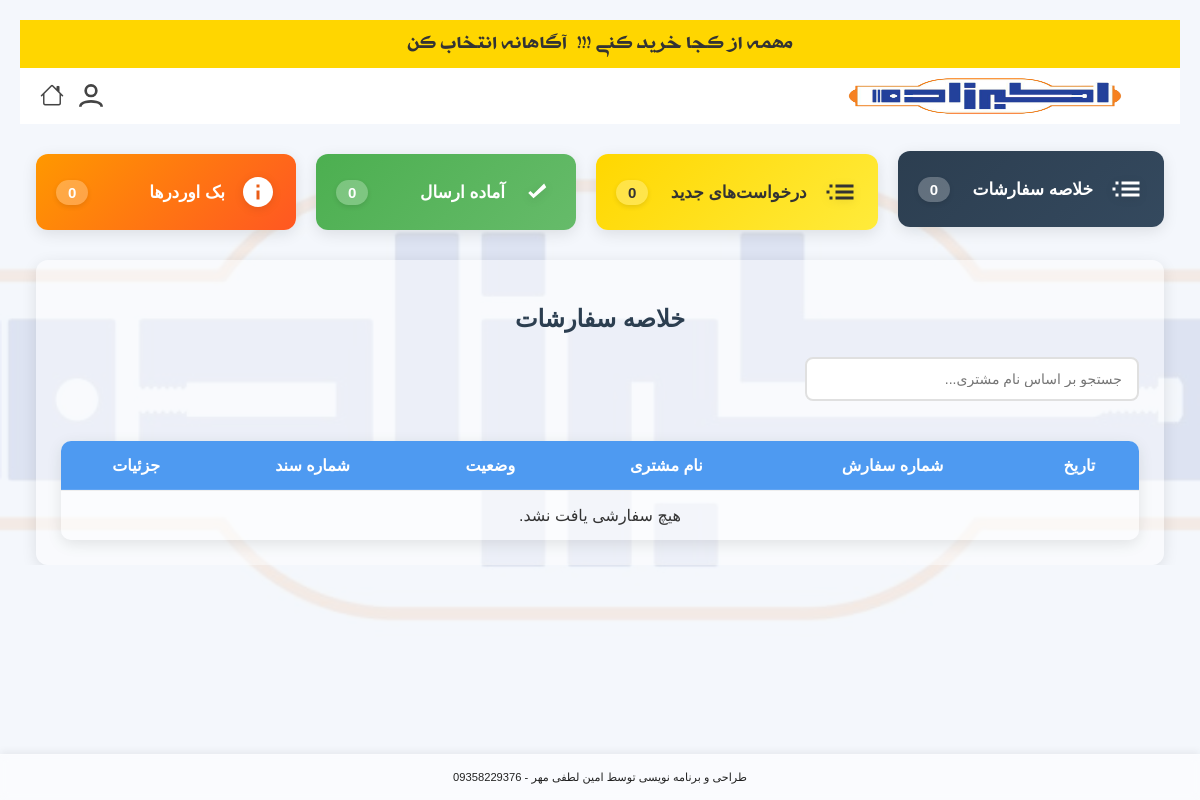
Page /warehouse/ (signed in) on the earlier database version.
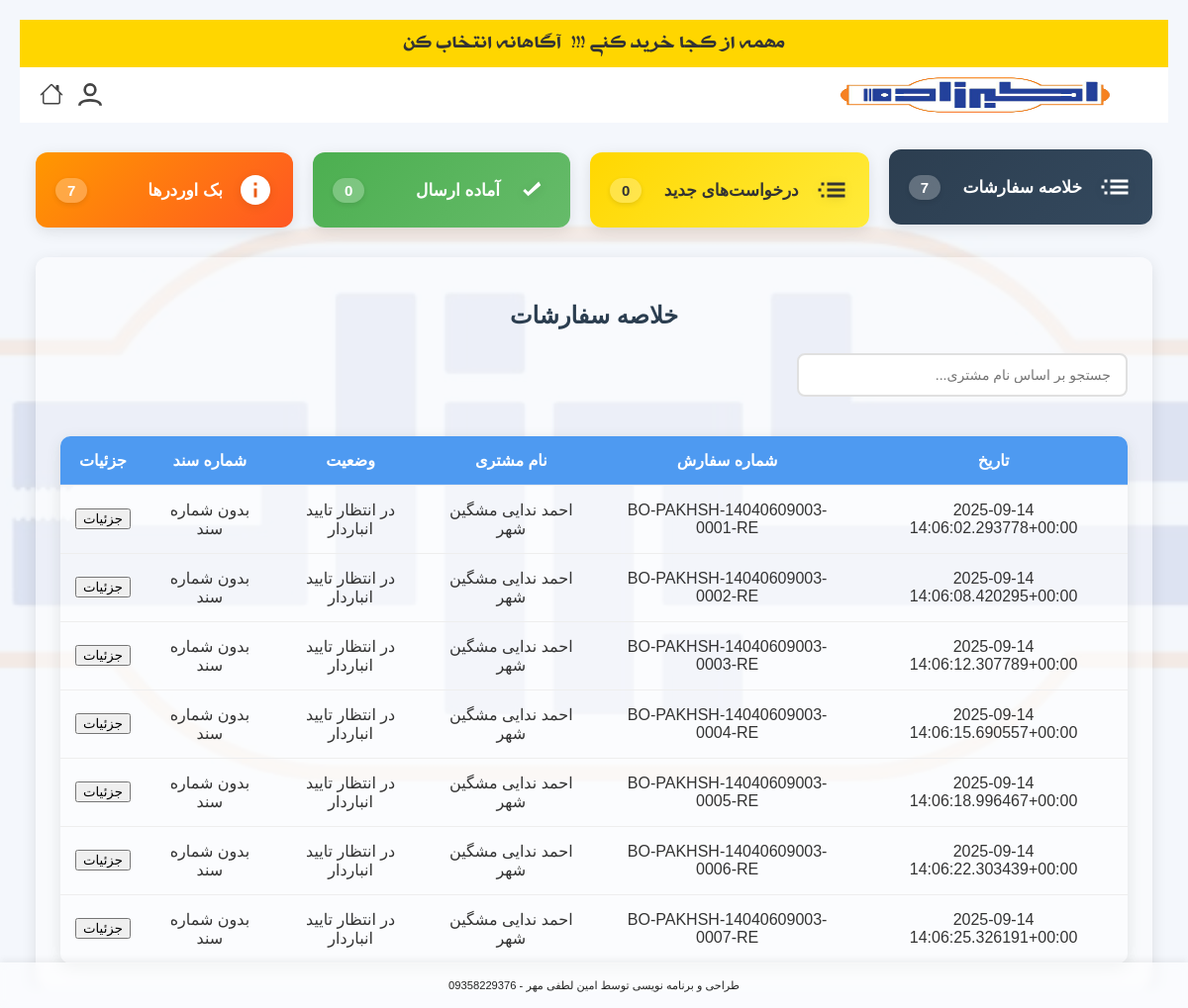
Same page on the later database version.
### products/models.py (models this page shows, shortened)
class Order(models.Model):
    STATUS_CHOICES = [
        ('cart', 'سبد خرید'),
        ('pending', 'در انتظار تأیید'),
        ('warehouse', 'ارسال شده به انبار'),
        ('ready', 'آماده تحویل'),
        ('delivered', 'تحویل داده شده'),
        ('parent', 'تفکیک شده به انبارها'),
        ('completed', 'نهایی شده'),
        ('backorder', 'در انتظار موجودی'),
        ('waiting_for_customer_shipment', 'در انتظار ارسال به مشتری'),
        ('sent_to_warehouse', ' ارسال شده به انبار از بک اوردر'),
        ('waiting_for_warehouse_confirmation', 'در انتظار تایید انباردار'),
        ('shipped', 'ارسال شده'),
    ]
    order_number = models.CharField(
        max_length=100,
        unique=True,
        verbose_name="شماره درخواست",
        blank=True,
        null=True
    )
    document_number = models.CharField(
        max_length=100,
        blank=True,
        null=True,
        verbose_name="شماره سند"
    )
    package_count = models.PositiveIntegerField(
        default=0,
        null=True,
        blank=True,
        verbose_name="تعداد بسته"
    )
    courier_name = models.CharField(
        max_length=100,
        blank=True,
        null=True,
        verbose_name="نام پیک"
    )
    visitor_name = models.CharField(max_length=100, verbose_name="نام ویزیتور")
    customer = models.ForeignKey(
        Customer,
        on_delete=models.PROTECT,   # پیشنهاد امنیتی: سفارش بدون مشتری باقی نماند
        verbose_name="مشتری"
    )
    created_at = models.DateTimeField(auto_now_add=True, verbose_name="تاریخ ثبت")
    updated_at = models.DateTimeField(auto_now=True, verbose_name="تاریخ به‌روزرسانی")
    payment_term = models.CharField(
        max_length=10,
        choices=Product.PAYMENT_TERMS_CHOICES,
        verbose_name="شرایط تسویه"
    )
    status = models.CharField(
        max_length=100,
        choices=STATUS_CHOICES,
        default='pending',
        verbose_name="وضعیت سفارش"
    )
    parent = models.ForeignKey(
        'self',
        on_delete=models.SET_NULL,
        null=True,
        blank=True,
        related_name='children',
        verbose_name="سفارش مادر (قدیمی)"
    )
    is_sub_order = models.BooleanField(default=False, verbose_name="آیا زیرسفارش است؟ (قدیمی)")
    parent_order = models.ForeignKey(
        'self',
        on_delete=models.SET_NULL,
        null=True,
        blank=True,
        related_name='sub_orders',
        verbose_name="سفارش والد (جدید)"
    )
    warehouse = models.ForeignKey(
        'Warehouse',
        null=True,
        blank=True,
        on_delete=models.SET_NULL,
        related_name='orders',
        verbose_name="انبار"
    )
    total_price = models.DecimalField(
        max_digits=100,
        decimal_places=0,
        default=0,
        verbose_name="جمع کل سفارش"
    )
    @property
    def customer_name(self):
        if self.customer:
            return f"{self.customer.first_name} {self.customer.last_name}"
    class Meta:
        constraints = [
            models.UniqueConstraint(
                fields=['document_number'],
                name='unique_document_number',
                condition=models.Q(document_number__isnull=False) & ~models.Q(document_number='')
            )
        ]

class Customer(models.Model):
    first_name = models.CharField(max_length=100, verbose_name="نام")
    last_name = models.CharField(max_length=100, verbose_name="نام خانوادگی")
    store_name = models.CharField(max_length=255, blank=True, null=True, verbose_name="نام فروشگاه")
    phone = models.CharField(max_length=20, blank=True, null=True, verbose_name="تلفن ثابت")
    mobile = models.CharField(
        max_length=20,
        unique=True,
        verbose_name="شماره موبایل",
        error_messages={
            'unique': 'مشتری دیگری با این شماره همراه قبلاً ثبت شده است.'
        }
    )
    province = models.ForeignKey(Province, on_delete=models.CASCADE, verbose_name="استان")
    county = models.ForeignKey(County, on_delete=models.CASCADE, verbose_name="شهرستان")
    address = models.TextField(blank=True, null=True, verbose_name="آدرس")
    created_by = models.ForeignKey(
        User, on_delete=models.SET_NULL, null=True, related_name='created_customers', verbose_name="ایجاد شده توسط"
    )
    user = models.OneToOneField(
        User, on_delete=models.SET_NULL, null=True, blank=True, related_name='customer_profile', verbose_name="کاربر مرتبط"
    )
    created_at = models.DateTimeField(auto_now_add=True, verbose_name="تاریخ ایجاد")
    class Meta:
        verbose_name = "مشتری"
        verbose_name_plural = "مشتریان"

### products/views.py (the view, shortened to what this page needs)
# urls.py: path('warehouse/', views.warehouse_panel, name='warehouse_panel'),
@login_required
def warehouse_panel(request):
    try:
        warehouse = Warehouse.objects.get(user=request.user)
        one_week_ago = timezone.now() - timezone.timedelta(days=7)
        all_orders = Order.objects.filter(
            parent_order__isnull=False,  # فقط زیرسفارش‌ها
            items__warehouse=warehouse,  # فقط آیتم‌های مربوط به این انبار
            created_at__gte=one_week_ago  # فقط سفارش‌های یک هفته اخیر
        ).distinct().prefetch_related(
            'items',
            'items__product',
            'items__warehouse'
        )
        new_orders = Order.objects.filter(
            parent_order__isnull=False,
            items__warehouse=warehouse,
            items__warehouse_status='pending',
            created_at__gte=one_week_ago
        ).exclude(status='backorder').distinct().prefetch_related(
            'items',
            'items__product',
            'items__warehouse'
        )
        waiting_for_stock_orders = Order.objects.filter(
            Q(parent_order__isnull=False) &
            Q(items__warehouse=warehouse) &
            (Q(items__warehouse_status='backorder') | Q(items__warehouse_status='pending_supply')) &
            Q(created_at__gte=one_week_ago)
        ).distinct().prefetch_related(
            'items',
            'items__product',
            'items__warehouse'
        )
        waiting_for_confirmation_orders = Order.objects.filter(
            Q(parent_order__isnull=False) &
            Q(items__warehouse=warehouse) &
            Q(items__warehouse_status='waiting_for_warehouse_confirmation') &
            Q(created_at__gte=one_week_ago)
        ).distinct().prefetch_related(
            'items',
            'items__product',
            'items__warehouse'
        )
        print(f"waiting_for_confirmation_orders query result count: {waiting_for_confirmation_orders.count()}")
        for order in waiting_for_confirmation_orders:
            print(f"Order {order.id} - Items: {order.items.count()}")
        ready_orders = Order.objects.filter(
            Q(parent_order__isnull=False) &
            Q(items__warehouse=warehouse) &
            Q(items__warehouse_status='ready') &
            Q(status='ready') &
            Q(created_at__gte=one_week_ago)
        ).distinct().prefetch_related(
            'items',
            'items__product',
            'items__warehouse'
        )
        for order in all_orders:
            order.filtered_items = order.items.filter(warehouse=warehouse)
            order.total_price = sum((item.price * (item.allocated_quantity or item.requested_quantity)) for item in order.filtered_items if item.price and (item.allocated_quantity or item.requested_quantity))
        for order in new_orders:
            order.filtered_items = order.items.filter(
                Q(warehouse=warehouse) &
                Q(warehouse_status='pending')
            )
            order.total_price = sum((item.price * (item.allocated_quantity or item.requested_quantity)) for item in order.filtered_items if item.price and (item.allocated_quantity or item.requested_quantity))
        for order in ready_orders:
            order.filtered_items = order.items.filter(
                Q(warehouse=warehouse) &
                Q(warehouse_status='ready')
            )
            order.total_price = sum((item.price * (item.allocated_quantity or item.requested_quantity)) for item in order.filtered_items if item.price and (item.allocated_quantity or item.requested_quantity))
        for order in waiting_for_confirmation_orders:
            order.filtered_items = order.items.filter(
                Q(warehouse=warehouse) &
                Q(warehouse_status='waiting_for_warehouse_confirmation')
            )
            order.total_price = sum((item.price * (item.allocated_quantity or item.requested_quantity)) for item in order.filtered_items if item.price and (item.allocated_quantity or item.requested_quantity))
        context = {
            'warehouse': warehouse,
            'all_orders': all_orders, # اگر همچنان به این نیاز دارید
            'new_orders': new_orders,
            'ready_orders': ready_orders,
            'waiting_for_stock_orders': waiting_for_stock_orders,
            'backorder_orders': waiting_for_stock_orders, # همچنان برای سازگاری نامی حفظ شد
            'waiting_for_confirmation_orders': waiting_for_confirmation_orders, # 👈 اضافه شدن به کانتکست
        }
        return render(request, 'products/warehouse_panel.html', context)
    except Warehouse.DoesNotExist:
        messages.error(request, 'شما دسترسی به پنل انبار را ندارید. لطفا با مدیر سیستم تماس بگیرید.')
        return redirect('products:login')
    except Exception as e: # برای گرفتن هر خطای غیرمنتظره دیگر
        import traceback
        traceback.print_exc() # این خط را برای دیباگ نگه دارید
        messages.error(request, f'خطای غیرمنتظره در پنل انبار: {e}')
        return redirect('products:login')

### products/templates/products/warehouse_panel.html (shortened to what this page needs)
{% extends 'products/base.html' %}
{% load custom_filters %}
{% block content %}
<div class="tiles-container">
  <div class="tile-card tile-all" onclick="openTab('AllOrders')">
    <svg class="tile-icon" fill="currentColor" xmlns="http://www.w3.org/2000/svg" viewBox="0 0 24 24">
      <path d="M3 13h2v-2H3v2zm2 4h2v-2H5v2zm0-8h2V7H5v2zm4 8h12v-2H9v2zm0-4h12v-2H9v2zm0-6v2h12V7H9z"/>
    </svg>
    <span class="tile-title">خلاصه سفارشات</span>
    <span class="tile-count">{{ all_orders.count }}</span>
  </div>
  <div class="tile-card tile-new" onclick="openTab('NewOrders')">
    <svg class="tile-icon" fill="currentColor" xmlns="http://www.w3.org/2000/svg" viewBox="0 0 24 24">
      <path d="M3 13h2v-2H3v2zm2 4h2v-2H5v2zm0-8h2V7H5v2zm4 8h12v-2H9v2zm0-4h12v-2H9v2zm0-6v2h12V7H9z"/>
    </svg>
    <span class="tile-title">درخواست‌های جدید</span>
    <span class="tile-count">{{ new_orders.count }}</span>
  </div>
  <div class="tile-card tile-ready" onclick="openTab('ReadyOrders')">
    <svg class="tile-icon" fill="currentColor" xmlns="http://www.w3.org/2000/svg" viewBox="0 0 24 24">
      <path d="M9 16.2l-3.5-3.5 1.41-1.41L9 13.38l7.09-7.09L17.5 8.8z"/>
    </svg>
    <span class="tile-title">آماده ارسال</span>
    <span class="tile-count">{{ ready_orders.count }}</span>
  </div>
  <div class="tile-card tile-backorder" onclick="openTab('WaitingForConfirmationOrders')">
    <svg class="tile-icon" fill="currentColor" xmlns="http://www.w3.org/2000/svg" viewBox="0 0 24 24">
        <path d="M12 2C6.48 2 2 6.48 2 12s4.48 10 10 10 10-4.48 10-10S17.52 2 12 2zm1 15h-2v-6h2v6zm0-8h-2V7h2v2z"/>
    </svg>
    <span class="tile-title"> بک اوردرها </span>
    <span class="tile-count">{{ waiting_for_confirmation_orders.count }}</span>
  </div>
</div>
<div id="AllOrders" class="tabcontent">
  <h2>خلاصه سفارشات</h2>
  <input type="text" class="search-box" placeholder="جستجو بر اساس نام مشتری..." onkeyup="searchOrders(this.value, 'all-orders')">
  <table class="orders-table" id="all-orders">
    <thead>
      <tr>
        <th>تاریخ</th>
        <th>شماره سفارش</th>
        <th>نام مشتری</th>
        <th>وضعیت</th>
        <th>شماره سند</th>
        <th>جزئیات</th>
      </tr>
    </thead>
    <tbody>
      {% for order in all_orders %}
      <tr class="order-row">
        <td>{{ order.created_at|jformat:"%Y/%m/%d" }}</td>
        <td>{{ order.order_number }}</td>
        <td class="customer-name">{{ order.customer_name }}</td>
        <td><span class="order-status status-{{ order.status }}">{{ order.get_status_display }}</span></td>
        <td>{{ order.document_number|default:"بدون شماره سند" }}</td>
        <td>
          <button class="action-button details-button" onclick="toggleDetails('all-details-{{ order.id }}')">جزئیات</button>
        </td>
      </tr>
      {% empty %}
      <tr>
        <td colspan="6">هیچ سفارشی یافت نشد.</td>
      </tr>
      {% endfor %}
    </tbody>
  </table>
</div>
{% endblock %}

### products/templates/products/base.html (shortened to what this page needs)
<!DOCTYPE html>
<html lang="fa" dir="rtl">
<head>
    {% load static %}
    {% load custom_filters %}
    <link rel="stylesheet" href="https://cdnjs.cloudflare.com/ajax/libs/font-awesome/5.15.4/css/all.min.css">
<link href='https://unpkg.com/boxicons@2.1.4/css/boxicons.min.css' rel='stylesheet'>
<link rel="stylesheet" href="https://cdn.jsdelivr.net/npm/bootstrap-icons@1.10.5/font/bootstrap-icons.css">
</head>
<body class="{% if request.user.groups.all.0.name == 'مشتری' %}is-customer{% elif request.user.groups.all.0.name == 'ویزیتور' %}is-visitor{% endif %}">
<div class="promo-topbar">
    <span> مهمه از کجا خرید کنی !!! </span>
    <img src="" alt="Promo Logo" class="promo-logo"> <span>آگاهانه انتخاب کن</span>
</div>
<div class="dk-header-bg">
<div class="dk-header-main" style="order: 2;">
        <div class="dk-header-logo" style="order:1;">
            <a href="{% if user.is_authenticated and user.groups.all.0.name == 'مدیر' %}
                        {% url 'products:manager_dashboard' %}
                    {% elif user.is_authenticated and user.groups.all.0.name == 'انباردار' %}
                        {% url 'products:warehouse_panel' %}
                    {% elif user.is_authenticated and user.groups.all.0.name == 'حسابداری' %}
                        {% url 'products:accounting_panel' %}
                    {% else %}
                        {% url 'products:product_list' %}
                    {% endif %}">
                <img src="{% static 'images/apg_logo.png' %}" alt="APG Logo">
            </a>
        </div>
        <div class="dk-header-icons" style="order:3;">
            {% block header_icons %}
            <div id="profile-icon-container" style="position:relative;">
                <button id="profile-icon-btn" class="dk-header-icon-btn" type="button" style="background:none; border:none;">
                    <svg><use xlink:href="#profileOff"></use></svg>
                </button>
            </div>
            {% endblock header_icons %}
            <a href="{% if user.is_authenticated and user.groups.all.0.name == 'مدیر' %}
                        {% url 'products:manager_dashboard' %}
                    {% elif user.is_authenticated and user.groups.all.0.name == 'انباردار' %}
                        {% url 'products:warehouse_panel' %}
                    {% elif user.is_authenticated and user.groups.all.0.name == 'حسابداری' %}
                        {% url 'products:accounting_panel' %}
                    {% else %}
                        {% url 'products:product_list' %}
                    {% endif %}" class="dk-header-icon-btn" title="خانه" style="margin-right:1px;">
                <i class="bi bi-house" style="font-size:24px;color:#444;"></i>
            </a>
        </div>
    </div>
</div>
<div class="container">
    {% block content %}
    {% endblock %}
</div>
<div class="footer-bar">
    طراحی و برنامه نویسی توسط امین لطفی مهر - 09358229376
</div>
</body>
</html>

Differences in the rows shown:
added Order: created_at|jformat "2025-09-14 14:06:02.293778+00:00", order_number "BO-PAKHSH-14040609003-0001-RE", customer_name "احمد ندایی مشگین شهر", status "در انتظار تایید انباردار", document_number "بدون شماره سند"
added Order: created_at|jformat "2025-09-14 14:06:08.420295+00:00", order_number "BO-PAKHSH-14040609003-0002-RE", customer_name "احمد ندایی مشگین شهر", status "در انتظار تایید انباردار", document_number "بدون شماره سند"
added Order: created_at|jformat "2025-09-14 14:06:12.307789+00:00", order_number "BO-PAKHSH-14040609003-0003-RE", customer_name "احمد ندایی مشگین شهر", status "در انتظار تایید انباردار", document_number "بدون شماره سند"
added Order: created_at|jformat "2025-09-14 14:06:15.690557+00:00", order_number "BO-PAKHSH-14040609003-0004-RE", customer_name "احمد ندایی مشگین شهر", status "در انتظار تایید انباردار", document_number "بدون شماره سند"
added Order: created_at|jformat "2025-09-14 14:06:18.996467+00:00", order_number "BO-PAKHSH-14040609003-0005-RE", customer_name "احمد ندایی مشگین شهر", status "در انتظار تایید انباردار", document_number "بدون شماره سند"
added Order: created_at|jformat "2025-09-14 14:06:22.303439+00:00", order_number "BO-PAKHSH-14040609003-0006-RE", customer_name "احمد ندایی مشگین شهر", status "در انتظار تایید انباردار", document_number "بدون شماره سند"
added Order: created_at|jformat "2025-09-14 14:06:25.326191+00:00", order_number "BO-PAKHSH-14040609003-0007-RE", customer_name "احمد ندایی مشگین شهر", status "در انتظار تایید انباردار", document_number "بدون شماره سند"
Other differences:
{{ all_orders.count }}: "0" → "7"
{{ waiting_for_confirmation_orders.count }}: "0" → "7"
text no longer shown: "هیچ سفارشی یافت نشد."
